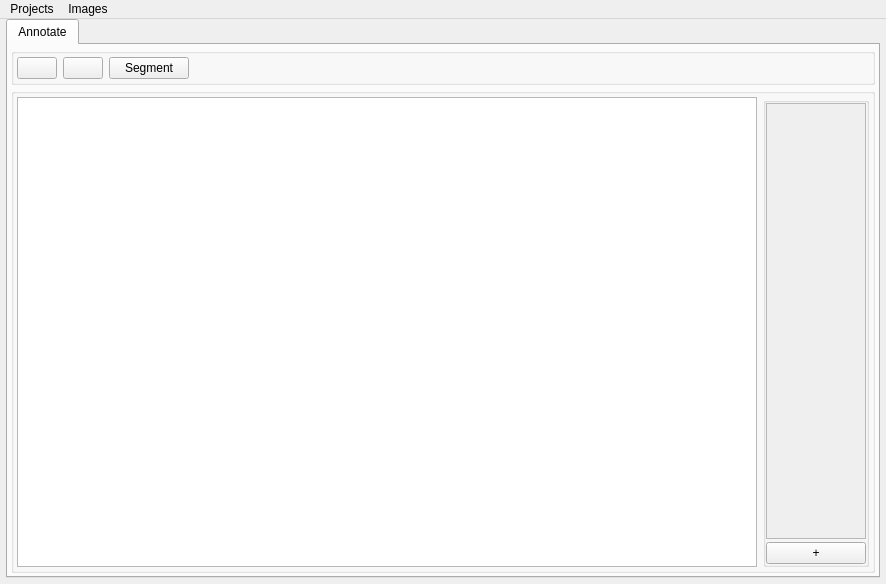
<?xml version="1.0" encoding="UTF-8"?>
<ui version="4.0">
 <class>MainWindow</class>
 <widget class="QMainWindow" name="MainWindow">
  <property name="geometry">
   <rect>
    <x>0</x>
    <y>0</y>
    <width>886</width>
    <height>584</height>
   </rect>
  </property>
  <property name="windowTitle">
   <string>MainWindow</string>
  </property>
  <widget class="QWidget" name="centralwidget">
   <layout class="QGridLayout" name="gridLayout">
    <property name="leftMargin">
     <number>6</number>
    </property>
    <property name="topMargin">
     <number>0</number>
    </property>
    <property name="rightMargin">
     <number>6</number>
    </property>
    <property name="bottomMargin">
     <number>6</number>
    </property>
    <property name="spacing">
     <number>0</number>
    </property>
    <item row="0" column="0">
     <widget class="QTabWidget" name="tabWidget">
      <property name="currentIndex">
       <number>0</number>
      </property>
      <widget class="QWidget" name="annotate_tab">
       <attribute name="title">
        <string>Annotate</string>
       </attribute>
       <layout class="QVBoxLayout" name="verticalLayout">
        <property name="spacing">
         <number>3</number>
        </property>
        <property name="leftMargin">
         <number>3</number>
        </property>
        <property name="topMargin">
         <number>3</number>
        </property>
        <property name="rightMargin">
         <number>3</number>
        </property>
        <property name="bottomMargin">
         <number>3</number>
        </property>
        <item>
         <widget class="QGroupBox" name="groupBox">
          <property name="title">
           <string/>
          </property>
          <layout class="QHBoxLayout" name="horizontalLayout">
           <property name="leftMargin">
            <number>3</number>
           </property>
           <property name="topMargin">
            <number>3</number>
           </property>
           <property name="rightMargin">
            <number>3</number>
           </property>
           <property name="bottomMargin">
            <number>3</number>
           </property>
           <item>
            <widget class="QPushButton" name="btn_prev">
             <property name="text">
              <string/>
             </property>
             <property name="icon">
              <iconset resource="../../Icons/Icons.qrc">
               <normaloff>:/buttons/Prev.png</normaloff>:/buttons/Prev.png</iconset>
             </property>
            </widget>
           </item>
           <item>
            <widget class="QPushButton" name="btn_next">
             <property name="text">
              <string/>
             </property>
             <property name="icon">
              <iconset resource="../../Icons/Icons.qrc">
               <normaloff>:/buttons/Next.png</normaloff>:/buttons/Next.png</iconset>
             </property>
            </widget>
           </item>
           <item>
            <widget class="QPushButton" name="pushButton">
             <property name="enabled">
              <bool>true</bool>
             </property>
             <property name="autoFillBackground">
              <bool>false</bool>
             </property>
             <property name="text">
              <string>Segment</string>
             </property>
             <property name="checkable">
              <bool>true</bool>
             </property>
            </widget>
           </item>
           <item>
            <spacer name="horizontalSpacer">
             <property name="orientation">
              <enum>Qt::Orientation::Horizontal</enum>
             </property>
             <property name="sizeHint" stdset="0">
              <size>
               <width>40</width>
               <height>20</height>
              </size>
             </property>
            </spacer>
           </item>
          </layout>
         </widget>
        </item>
        <item>
         <widget class="QGroupBox" name="groupBox_2">
          <property name="title">
           <string/>
          </property>
          <layout class="QHBoxLayout" name="horizontalLayout_2">
           <property name="leftMargin">
            <number>3</number>
           </property>
           <property name="topMargin">
            <number>3</number>
           </property>
           <property name="rightMargin">
            <number>3</number>
           </property>
           <property name="bottomMargin">
            <number>3</number>
           </property>
           <item>
            <widget class="QGraphicsView" name="graphicsView">
             <property name="sizePolicy">
              <sizepolicy hsizetype="Expanding" vsizetype="Expanding">
               <horstretch>4</horstretch>
               <verstretch>0</verstretch>
              </sizepolicy>
             </property>
            </widget>
           </item>
           <item>
            <widget class="QGroupBox" name="gb_label_group">
             <property name="title">
              <string/>
             </property>
             <property name="alignment">
              <set>Qt::AlignmentFlag::AlignLeading|Qt::AlignmentFlag::AlignLeft|Qt::AlignmentFlag::AlignTop</set>
             </property>
             <layout class="QVBoxLayout" name="verticalLayout_3">
              <property name="spacing">
               <number>3</number>
              </property>
              <property name="leftMargin">
               <number>0</number>
              </property>
              <property name="topMargin">
               <number>0</number>
              </property>
              <property name="rightMargin">
               <number>0</number>
              </property>
              <property name="bottomMargin">
               <number>0</number>
              </property>
              <item>
               <widget class="QScrollArea" name="scrollArea">
                <property name="minimumSize">
                 <size>
                  <width>100</width>
                  <height>0</height>
                 </size>
                </property>
                <property name="widgetResizable">
                 <bool>true</bool>
                </property>
                <widget class="QWidget" name="scrollAreaWidgetContents">
                 <property name="geometry">
                  <rect>
                   <x>0</x>
                   <y>0</y>
                   <width>98</width>
                   <height>436</height>
                  </rect>
                 </property>
                 <layout class="QVBoxLayout" name="label_group">
                  <property name="spacing">
                   <number>2</number>
                  </property>
                  <property name="leftMargin">
                   <number>2</number>
                  </property>
                  <property name="topMargin">
                   <number>2</number>
                  </property>
                  <property name="rightMargin">
                   <number>2</number>
                  </property>
                  <property name="bottomMargin">
                   <number>2</number>
                  </property>
                 </layout>
                </widget>
               </widget>
              </item>
              <item>
               <widget class="QPushButton" name="pb_add_class">
                <property name="text">
                 <string>+</string>
                </property>
               </widget>
              </item>
             </layout>
            </widget>
           </item>
          </layout>
         </widget>
        </item>
       </layout>
      </widget>
     </widget>
    </item>
   </layout>
  </widget>
  <widget class="QMenuBar" name="menubar">
   <property name="geometry">
    <rect>
     <x>0</x>
     <y>0</y>
     <width>886</width>
     <height>33</height>
    </rect>
   </property>
   <widget class="QMenu" name="menuFile">
    <property name="title">
     <string>Projects</string>
    </property>
    <addaction name="actionNew_Project"/>
    <addaction name="actionOpen_Projects"/>
   </widget>
   <widget class="QMenu" name="menuImages">
    <property name="title">
     <string>Images</string>
    </property>
    <addaction name="actionAdd_Images"/>
   </widget>
   <addaction name="menuFile"/>
   <addaction name="menuImages"/>
  </widget>
  <action name="actionNew_Project">
   <property name="text">
    <string>New Project</string>
   </property>
  </action>
  <action name="actionOpen_Projects">
   <property name="text">
    <string>Open Projects</string>
   </property>
  </action>
  <action name="actionAdd_Images">
   <property name="text">
    <string>Add Images</string>
   </property>
  </action>
 </widget>
 <resources>
  <include location="../../Icons/Icons.qrc"/>
 </resources>
 <connections/>
</ui>
